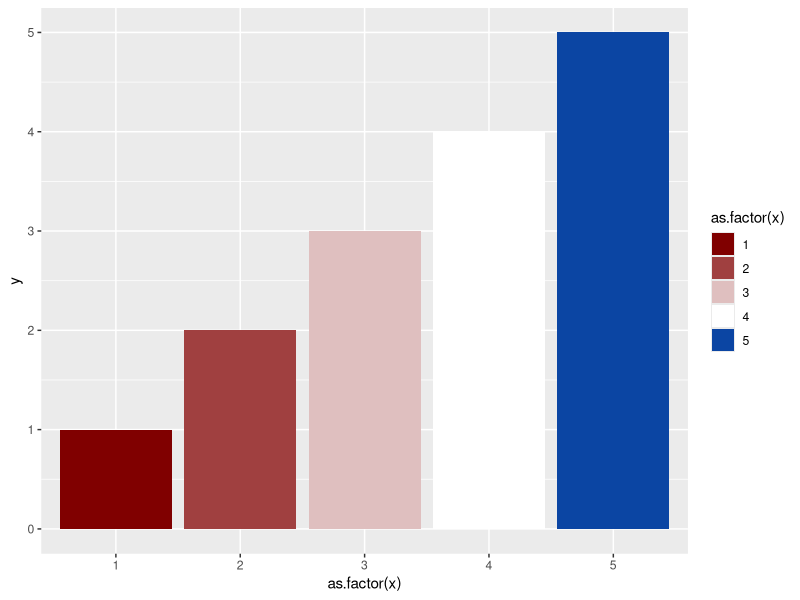
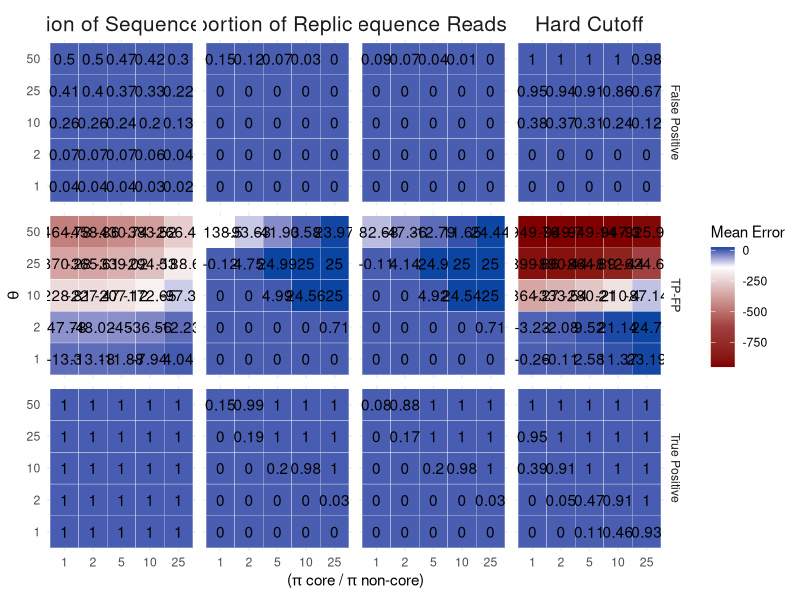
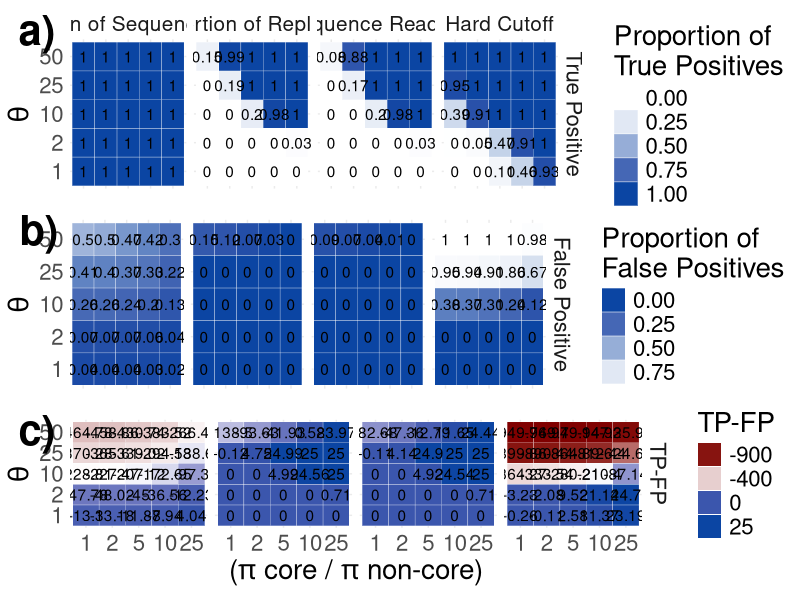

Reproduce these figures in R, in order.
## ---- chunk 1
library(MCMCpack)
library(tidyverse)
library(ggplot2)
library(RColorBrewer)
library(gridExtra)
## ---- chunk 2
# set the structure of our simlulated taxa table (not proritions of taxa, just rows by columns and expected core)
ntaxa<-1000
ncore<-25
nsites<-50
nreads<-2e06
nsims<-250
## ---- chunk 3
corenoncoreratio<-c(1,2,5,10,25)
p.core<-corenoncoreratio/(ntaxa - ncore + corenoncoreratio*ncore)
p.noncore<-( 1-(p.core*ncore) )/ (ntaxa - ncore)

theta<-c(1, 2, 10, 25, 50) #intensity parameter
## ---- chunk 4
## do a set of simulations across input parameter values and number of replicates ------
## set up the storage of input and output for the 25 simulation conditions
## quantify TP (true positives) and FP (false positives)
sim.df<-data.frame(expand.grid(corenoncoreratio=corenoncoreratio, theta=theta), 
           p.core=rep(p.core, length(theta)), 
           p.noncore=rep(p.noncore, length(theta)),

          HardCut_TP= numeric(length(p.core) * length(theta)),
          PropRead_TP = numeric(length(p.core) * length(theta)),
          PropReps_TP = numeric(length(p.core) * length(theta)),
          PropReadReps_TP = numeric(length(p.core) * length(theta)),
          HardCut_FP= numeric(length(p.core) * length(theta)),
          PropRead_FP = numeric(length(p.core) * length(theta)),
          PropReps_FP = numeric(length(p.core) * length(theta)),
          PropReadReps_FP = numeric(length(p.core) * length(theta)),
          HardCut_FP_num= numeric(length(p.core) * length(theta)),
          PropRead_FP_num = numeric(length(p.core) * length(theta)),
          PropReps_FP_num = numeric(length(p.core) * length(theta)),
          PropReadReps_FP_num = numeric(length(p.core) * length(theta)),
          HardCut_TP_num= numeric(length(p.core) * length(theta)),
          PropRead_TP_num = numeric(length(p.core) * length(theta)),
          PropReps_TP_num = numeric(length(p.core) * length(theta)),
          PropReadReps_TP_num = numeric(length(p.core) * length(theta))
           )
           #error2.5 = numeric(length(p.core) * length(theta)),
           #error97.5 = numeric(length(p.core) * length(theta)))

#sim.df
## ---- chunk 5
for(trt in 1:(nrow(sim.df))){
    
    # create empty vectors to store output for each method for every simulation
    tmp.err.HardCutTP <-  numeric(nsims)
    tmp.err.PropReadTP <- numeric(nsims)
    tmp.err.PropRepsTP <- numeric(nsims)
    tmp.err.PropReadRepsTP <- numeric(nsims)
    tmp.err.HardCutFP <-  numeric(nsims)
    tmp.err.PropReadFP <- numeric(nsims)
    tmp.err.PropRepsFP <- numeric(nsims)
    tmp.err.PropReadRepsFP <- numeric(nsims)
    #tmp.err.HardCutTP_num <-  numeric(nsims)
    #tmp.err.PropReadTP_num <- numeric(nsims)
    #tmp.err.PropRepsTP_num <- numeric(nsims)
    #tmp.err.PropReadRepsTP_num <- numeric(nsims)
    #tmp.err.HardCutFP_num <-  numeric(nsims)
    #tmp.err.PropReadFP_num <- numeric(nsims)
    #tmp.err.PropRepsFP_num <- numeric(nsims)
    #tmp.err.PropReadRepsFP_num <- numeric(nsims)
  for(i in 1:nsims){
    # create a single OTU table for all four methods to be compared against
    replicateSim <- round(rdirichlet(nsites, c(rep(sim.df$p.core[trt] * sim.df$theta[trt], ncore), 
                                               rep(sim.df$p.noncore[trt] * sim.df$theta[trt], ntaxa-ncore))) * nreads)
    
    # find true and false positives
    # true positives are those that meet in the criterion in the first 1:ncore taxa.  The remaining taxa are not part of the core, so any taxa meeting the criterion in that set are false positives
    
    # hard cut off method
    # tmp.err.HardCut[i] <-  sum(colSums((replicateSim >= 25)) >= 5) - ncore
    tmp.err.HardCutTP[i] <-  sum((colSums((replicateSim >= 25)) >= 5)[1:ncore])
    tmp.err.HardCutFP[i] <-  sum((colSums((replicateSim >= 25)) >= 5)[(ncore+1):ntaxa])

    # Prop reads
    #tmp.err.PropRead[i] <- sum(cumsum(sort(colSums(replicateSim)/sum(rowSums(replicateSim))))>=0.25)  - ncore
    tmp.err.PropReadTP[i] <- sum((cumsum(sort(colSums(replicateSim)/sum(rowSums(replicateSim)), decreasing = T))<= 0.75)[1:ncore])
    tmp.err.PropReadFP[i] <- sum((cumsum(sort(colSums(replicateSim)/sum(rowSums(replicateSim)), decreasing = T))<= 0.75)[(ncore+1):ntaxa])  
   
     # Prop Reps
    #tmp.err.PropReps[i] <- sum(colSums(replicateSim)>10*nrow(replicateSim))  - ncore
    #Sites in rows, otus in Columns
    tmp.err.PropRepsTP[i] <- sum((colSums(replicateSim>0) >= (0.5 * nsites))[1:ncore])  
    tmp.err.PropRepsFP[i] <- sum((colSums(replicateSim>0) >= (0.5 * nsites))[(ncore+1):ntaxa])   
    
    # Proportion of reps and reads
    #tmp.err.PropReadReps[i] <- sum((colSums(replicateSim>0) >= (0.5 * nsites)) & (colSums(replicateSim) >= sum(replicateSim) * 1/1000) )  - ncore
    tmp.err.PropReadRepsTP[i] <- sum(((colSums(replicateSim>0) >= (0.5 * nsites)) & (colSums(replicateSim) >= sum(replicateSim) * 1/1000) )[1:ncore]) 
    tmp.err.PropReadRepsFP[i] <- sum(((colSums(replicateSim>0) >= (0.5 * nsites)) & (colSums(replicateSim) >= sum(replicateSim) * 1/1000) )[(ncore+1):ntaxa]) 
  }
  
  # fill the dataframe from the chunk above with these values for later plotting
  sim.df$HardCut_TP[trt] <- mean(tmp.err.HardCutTP) / ncore
  sim.df$PropRead_TP[trt] <- mean(tmp.err.PropReadTP) / ncore
  sim.df$PropReps_TP[trt] <- mean(tmp.err.PropRepsTP) / ncore
  sim.df$PropReadReps_TP[trt] <- mean(tmp.err.PropReadRepsTP) / ncore
  
  sim.df$HardCut_FP[trt] <- mean(tmp.err.HardCutFP) / (ntaxa - ncore)
  sim.df$PropRead_FP[trt] <- mean(tmp.err.PropReadFP) / (ntaxa - ncore)
  sim.df$PropReps_FP[trt] <- mean(tmp.err.PropRepsFP) / (ntaxa - ncore)
  sim.df$PropReadReps_FP[trt] <- mean(tmp.err.PropReadRepsFP) / (ntaxa - ncore)
  
  sim.df$HardCut_TP_num[trt] <- mean(tmp.err.HardCutTP) 
sim.df$PropRead_TP_num[trt] <- mean(tmp.err.PropReadTP) 
  sim.df$PropReps_TP_num[trt] <- mean(tmp.err.PropRepsTP) 
  sim.df$PropReadReps_TP_num[trt] <- mean(tmp.err.PropReadRepsTP) 
  
  sim.df$HardCut_FP_num[trt] <- mean(tmp.err.HardCutFP) 
  sim.df$PropRead_FP_num[trt] <- mean(tmp.err.PropReadFP) 
  sim.df$PropReps_FP_num[trt] <- mean(tmp.err.PropRepsFP) 
  sim.df$PropReadReps_FP_num[trt] <- mean(tmp.err.PropReadRepsFP)
}
## ---- chunk 6
myPalette <- c("#800000", "#A04040", "#DFBFBF", "#ffffff", "#0b45a3")
myPalette2 <- c("#ffffff", "#C2D1E8", "#678BC6", "#0b45a3")
myPalette3 <- c("#ffffff", "#C2D1E8")

df <- data.frame(x = c(1,2,3,4,5), y = c(1,2,3,4,5))

ggplot(df, aes(x = as.factor(x), y = y)) +
  geom_bar(stat = "identity", aes(fill = as.factor(x))) +
  scale_fill_manual(values = myPalette)
## ---- chunk 7
library(tidyverse)

sim.df$HardCut_ratio <- sim.df$HardCut_TP_num - sim.df$HardCut_FP_num
sim.df$PropRead_ratio <- sim.df$PropRead_TP_num - sim.df$PropRead_FP_num
sim.df$PropReps_ratio <- sim.df$PropReps_TP_num - sim.df$PropReps_FP_num
sim.df$PropReadReps_ratio <- sim.df$PropReadReps_TP_num - sim.df$PropReadReps_FP_num
## ---- chunk 8
sim.df_all <- sim.df %>%
# new column a name, new column b name, what do we want the values of
  gather(method, mean, c(5:8, 9:12, 21:24)) %>%
  separate(method, into = c('method', 'error'), sep = "_")
  #gather(method, mean, c(5:16,21:24)) %>%
  #gather(method, mean2, 21:24) %>%
  # clean up the first column names to not have their underscore suffixes
  #separate(method, into = c('method', 'error'), sep = -2, convert = TRUE) 

unique(sim.df_all$method)

sim.df_all$method <- as.factor(sim.df_all$method)
sim.df_all$error <- as.factor(sim.df_all$error)


sim.df_all <- sim.df_all %>%
  # I'm refactoring the levels to have pretty names but
  # if you run 
  # unique(sim.df_all$method)
  # there's 8 levels?? Shouldn't we only have 4??) ##yes, I relabeled the extra columns.
    mutate(method = factor(method, levels = c("HardCut"  ,    "PropRead"   ,  "PropReps"   ,  "PropReadReps"
    ), labels = c("Hard Cutoff", "Proportion of Sequence Reads", "Proportion of Replicates", "Proportion of Sequence Reads and Replicates")))


unique(sim.df_all$error)
# I had the code so that we can split on the underscore, then create this error column for if the values are
# FP, TF, of TP but I don't think this works given the new names in the column?
sim.df_all <- sim.df_all %>%
    mutate(error = factor(error, levels = c("FP", "ratio", "TP"), labels = c("False Positive", "TP-FP", "True Positive")))

# By factoring the methods (ordered factor) we can plot them in the order we want rather than alphabetically
sim.df_all$method <- factor(sim.df_all$method, 
                            levels = c("Proportion of Sequence Reads", 
                                       "Proportion of Replicates", 
                                       "Proportion of Sequence Reads and Replicates", 
                                       "Hard Cutoff"))

ggplot(sim.df_all, aes(x = as.factor(corenoncoreratio), y = as.factor(theta))) +
  geom_tile(aes(fill = mean), colour = "white") +
  facet_grid(error~method) +
  theme(legend.text=element_text(size=2)) +
  theme_minimal() +
  scale_fill_gradientn(colours = myPalette, values = scales::rescale(c(-0.5, 0, .5, .75, 1))) +
  geom_text(aes(label = round(sim.df_all$mean, digits = 2))) +
   labs(x = expression(paste("(", pi, " core / ", pi, " non-core)")),
       y = expression(paste(theta)),
       fill = "Mean Error") +
  theme(strip.text.x = element_text(size = 15))
## ---- chunk 9
tp <- sim.df_all %>%
  filter(sim.df_all$error == "True Positive")

tp_plot <- ggplot(tp, aes(x = as.factor(corenoncoreratio), y = as.factor(theta))) +
  geom_tile(aes(fill = mean), colour = "white") +
  facet_grid(error~method) +
  theme(legend.text=element_text(size=2)) +
  theme_minimal() +
  scale_fill_gradientn(colours = myPalette2, values = scales::rescale(c(-1000, -500, -25,0, 100, 500, 1000))) +
  geom_text(aes(label = round(tp$mean, digits = 2))) +
   labs(x = expression(paste("(", pi, " core / ", pi, " non-core)")),
       y = expression(paste(theta)),
       fill = "Mean Error") +
  theme(strip.text.x = element_text(size = 15)) +
    theme(axis.title.x=element_blank(),
        axis.text.x=element_blank(),
        axis.ticks.x=element_blank()) +
    theme(text = element_text(size = 20)) + guides(fill=guide_legend(title="Proportion of\nTrue Positives"))
## ---- chunk 10
fp <- sim.df_all %>%
  filter(sim.df_all$error == "False Positive")

fp_plot <- ggplot(fp, aes(x = as.factor(corenoncoreratio), y = as.factor(theta))) +
  geom_tile(aes(fill = mean), colour = "white") +
  facet_grid(error~method) +
  theme(legend.text=element_text(size=2)) +
  theme_minimal() +
    scale_fill_gradientn(colours = myPalette2, values = scales::rescale(c(1000, 500, 25,0, -100, -500, -1000))) +
  geom_text(aes(label = round(fp$mean, digits = 2))) +
   labs(x = expression(paste("(", pi, " core / ", pi, " non-core)")),
       y = expression(paste(theta)),
       fill = "Mean Error") +
  theme(strip.text.x = element_text(size = 0)) +
    theme(axis.title.x=element_blank(),
        axis.text.x=element_blank(),
        axis.ticks.x=element_blank()) +
    theme(text = element_text(size = 20)) + guides(fill=guide_legend(title="Proportion of\nFalse Positives"))
## ---- chunk 11
tf <- sim.df_all %>%
  filter(sim.df_all$error == "TP-FP")

breaks <- c(-900, -400, 0, 25)

tf_plot <- ggplot(tf, aes(x = as.factor(corenoncoreratio), y = as.factor(theta))) +
  geom_tile(aes(fill = mean), colour = "white") +
  facet_grid(error~method) +
  theme(legend.text=element_text(size=2)) +
  theme_minimal() +
  scale_fill_gradientn(colours = myPalette, breaks = breaks) +
  geom_text(aes(label = round(tf$mean, digits = 2))) +
   labs(x = expression(paste("(", pi, " core / ", pi, " non-core)")),
       y = expression(paste(theta)),
       fill = "Mean Error") +
  theme(strip.text.x = element_text(size = 0)) +
  theme(text = element_text(size = 20)) + guides(fill=guide_legend(title="TP-FP"))
## ---- chunk 12
g <- cowplot::plot_grid(tp_plot, fp_plot, tf_plot, labels=c("a)", "b)", "c)"), 
                        ncol = 1, nrow = 3, label_size = 30)
ggsave(file="Fig2.pdf", g, width = 25, height = 15) #saves g
